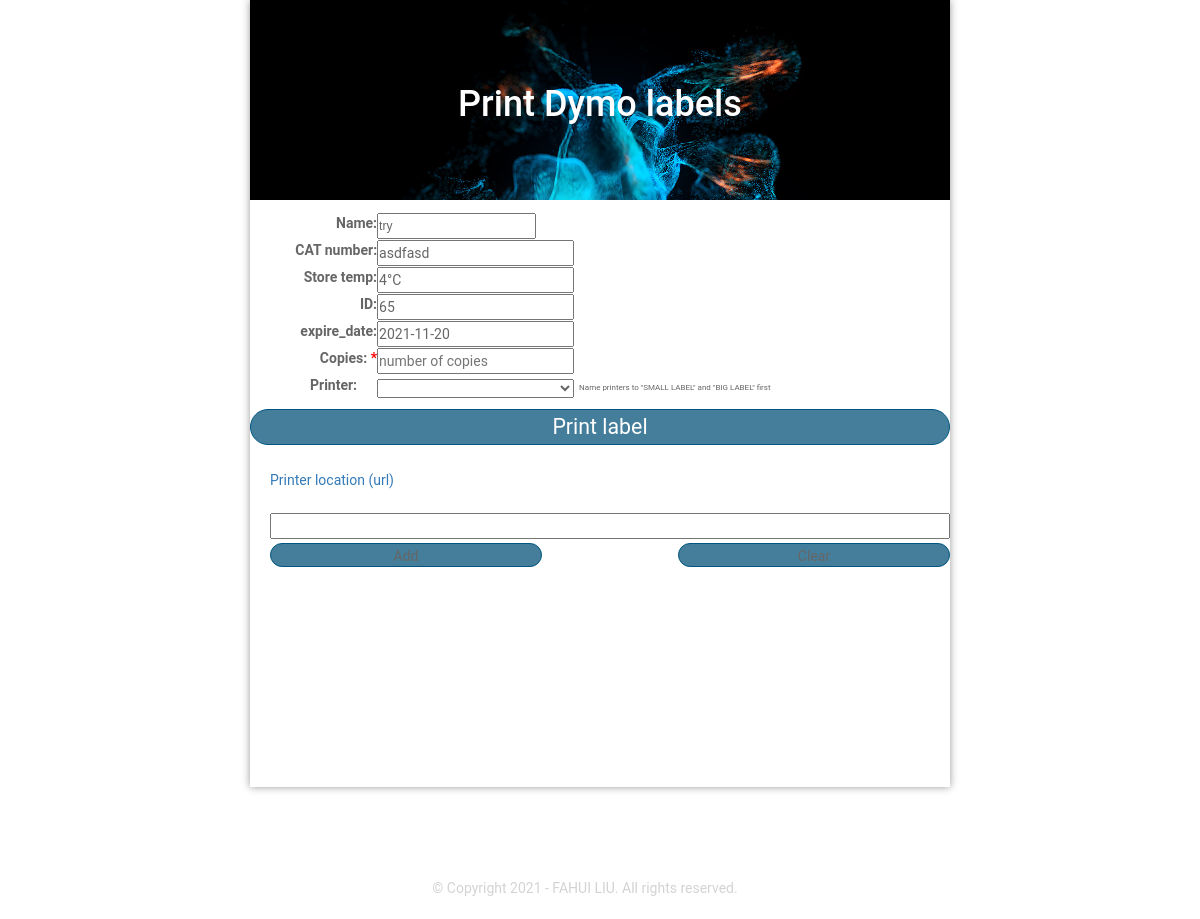
/printpage/65, run on an earlier commit of the app's database.
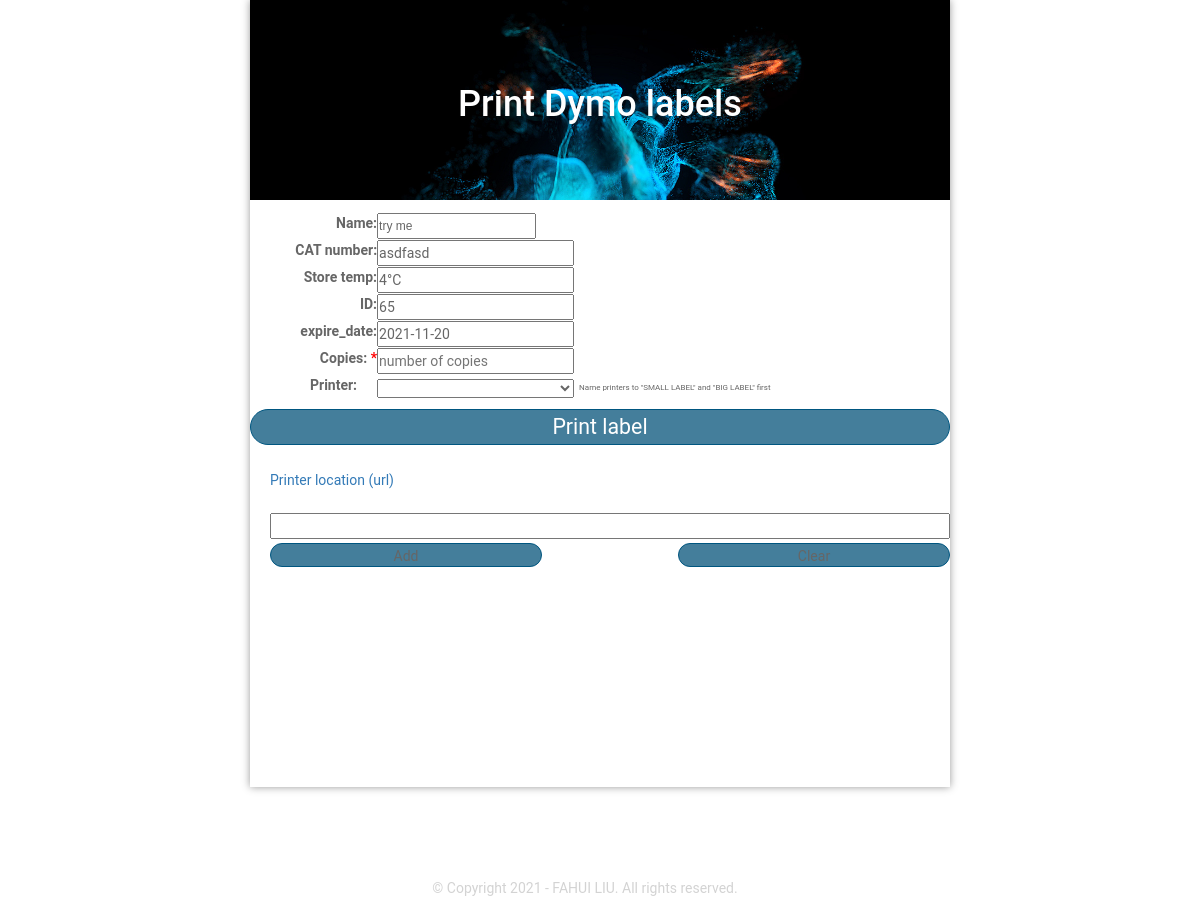
And on a later commit of the database.
### chemicals/models.py (models this page shows, shortened)
class chemicals(models.Model):
    Tempchoice = (('RT','RT'),('4','4'),('-20','-20'))
    name = models.CharField(max_length=20)
    vender = models.CharField(max_length=20)
    CAT = models.CharField(max_length=20,default='ABCD')
    LOT = models.CharField(max_length=20,default='ABCD')
    temperature = models.CharField(max_length=20, choices=Tempchoice, default='RT')
    experiment = models.CharField(max_length=15)
    arrive_date = models.DateField()
    expire_date = models.DateField()
    operator = models.CharField(max_length=20,default='ABCD')

### chemicals/views.py (the view)
# urls.py: path('printpage/<int:id>', views.print,name = 'printpage')
def print(request,id):
    chemical = chemicals.objects.get(id=id)
    expire_date = str(chemical.expire_date)
    context = {'chemical':chemical,'expire_date':expire_date}
    return render(request,'chemicals/printpage.html',context)

### chemicals/templates/chemicals/printpage.html (shortened to what this page needs)
{% load static %}
<!DOCTYPE html PUBLIC "-//WAPFORUM//DTD XHTML Mobile 1.2//EN" "http://www.openmobilealliance.org/tech/DTD/xhtml-mobile12.dtd">
<html xmlns="http://www.w3.org/1999/xhtml" lang="en" xml:lang="en">
<head>
<link rel="stylesheet" type="text/css" href="/static/css/PrintMeThatLabel.css" />
<link rel="stylesheet" href="https://maxcdn.bootstrapcdn.com/bootstrap/3.3.7/css/bootstrap.min.css">
</head>
<body>
<div id="wrapper">
         <div class="banner" style="height: 200px">
                  <h1 style="color: #fefefe">Print Dymo labels</h1>
         </div>
    <div class='labelDesignArea'>
    <table>
        <tr>
            <td style="text-align: right; width: 60px;position: relative;padding-left: 20px"><label for="labelTextArea"
                 class="labels">Name:</label>
            </td>
            <td><input type="text" name="labelTextArea" id="labelTextArea" rows='2' placeholder="{{chemical.id}}"
                 value="{{chemical.name}}" readonly="readonly" style="font-size: 12px"></input>
            </td>
        </tr>
        <tr>
            <td style="text-align: right; width: 60px;position: relative;padding-left: 20px">
                <label for="CAT" class="labels">CAT number:</label></td>
            <td><input type="text" name="CAT" id="CAT" rows='2' placeholder="{{chemical.CAT}}"
                      value="{{chemical.CAT}}" readonly="readonly"></input>
            </td>
        </tr>
          <tr>
            <td style="text-align: right; width: 60px;position: relative;padding-left: 20px">
                <label for="temp" class="labels">Store temp:</label></td>
            <td><input type="text" name="temp" id="temp" rows='2' placeholder="{{chemical.temperature}}"
                      value="{{chemical.temperature}}" readonly="readonly"></input>
            </td>
        </tr>
        <tr>
            <td style="text-align: right; width: 60px;position: relative;padding-left: 20px"><label for="itemid" class="labels">ID:</label></td>
            <td><input type="text" name="itemid" id="itemid" rows='2' placeholder="{{chemical.id}}"
                      value="{{chemical.id}}" readonly="readonly"></input>
            </td>
        </tr>
        <tr>
            <td style="text-align: right; width: 60px;position: relative;padding-left: 20px"><label for="labelexpire" class="labels">expire_date:</label></td>
            <td><input type="text" name="labelexpire" id="labelexpire" rows='2' placeholder="{{expire_date}}"
                      value="{{expire_date}}" readonly="readonly"></input>
            </td>
        </tr>
        <tr>
            <td style="text-align: right; width: 60px;position: relative;padding-left: 20px"><label for="copies" class="labels">Copies:<span style="color: red"> * </span></label></td>
            <td><input type="text" name="copies" id="copies" rows='2' placeholder="number of copies"></input></td>
        </tr>
        <tr>
            <td style="text-align: right; width: 60px;position: relative;padding-left: 20px"><div id="printersDiv"><label for="printersComboBox" class="labels">Printer:</label></td>
            <td><select id="printersComboBox"></select></td>
            <td style="padding-left: 5px; font-size: 8px">  Name printers to "SMALL LABEL" and "BIG LABEL" first </td>
        </tr>
        </table>
    </div>
    <button id='printButton' style="color: white">Print label</button>
    <div id='jobStatusDiv'>
    </div>
    <div class='printerSettings' >
    <a href='javascript:void(0)' id='printerSettingsButton'>Printer location (url)</a>
    <div id='printerSettingsDiv'>
      <input type='text' id='printerUriTextBox'></input>
      <button id='addPrinterUriButton'>Add</button>
      <button id='clearPrinterUriButton'>Clear</button>
    </div>
    <div>
    <br><br><br><br><br><br><br><br><br><br>
    </div>
</div>
</div>
</body>
     <div class="row" style="position: relative; bottom: 10px; width: 100%; padding-top: 100px">
		<div class="col-md-12 copy">
			<p class="text-center" style="color: lightgrey">&copy; Copyright 2021 - FAHUI LIU.  All rights reserved.</p>
		</div>
	</div>
</html>

What changed in the data, as far as the page shows it:
changed chemicals "asdfasd": labelTextArea "try" → "try me"
